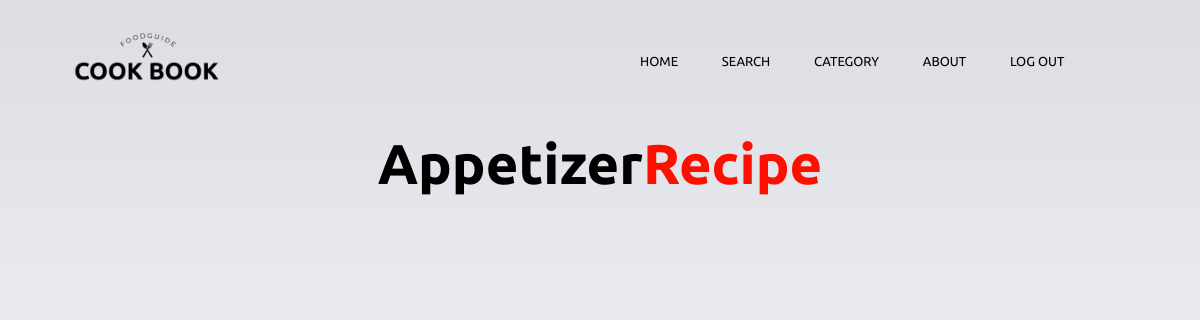
The app's page /recipe/app, older data.
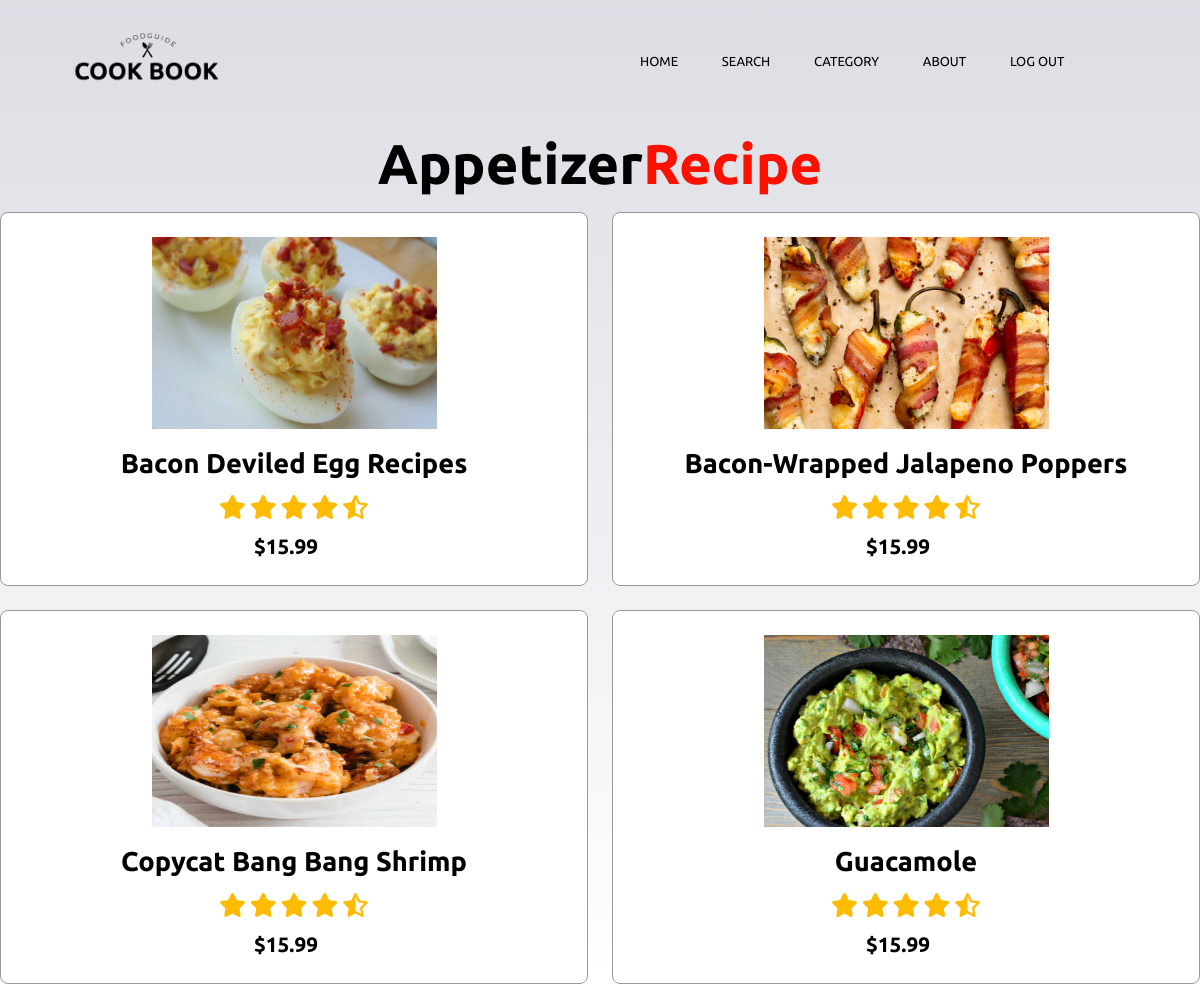
The same page, newer data.
### recipe/models.py (models this page shows, shortened)
class recipe(models.Model):
    class mode(models.TextChoices):
        dessert = "dessert"
        meat = "meat"
        halal = "halal"
        beverag = "beverag"
        ocovegen = "ocovegen"
        vegy = "vegetarian"
        appetizer = "appetizer"
    class level(models.TextChoices):
        free = "free"
        price = "pay only"
    pic = models.ImageField(upload_to="",blank=True,null=True)
    menu = models.CharField(max_length=100,default=None)
    ingredient_unit = models.TextField(blank=True)
    HowToDo = models.TextField(blank=True)
    ingredientInmenu =models.ManyToManyField(ingredient,blank=True,related_name="ingredientInrecipe")
    type = models.CharField(max_length=100,
        choices=mode.choices,
        default=None,
        )
    status = ''
    price = models.IntegerField(default=None, null=True)
    calorie = models.IntegerField(default=None, null=True)

### recipe/views.py (the view)
# urls.py: path('app', views.app, name="app"),
def app (request):
    return render(request,'recipe/app.html',{
        "recipes": recipe.objects.all(),
        })

### recipe/templates/Recipe/app.html (shortened to what this page needs)
{% extends 'Recipe/layout.html' %}
{% load static %}
{% block content %}
<body>
    <section class="header">
        <nav>
          <a href="{% url 'home' %}">
            {% load static %}
            <img src="{% static 'images/logo_2.png' %}" width="10%" /></a>
      <div class="nav-links" id="navLinks">
        <ul>
          <li><a href="{% url 'home' %}">Home</a></li>
          <li><a href="{% url 'home' %}">Search</a></li>
          <li><a href="#news">Category</a>
                <li><a href = "{% url 'recipe:vegy' %}" >Vegetarian</a></li></li>
            </ul>
          </div>
          <li><a href="#" class="About">About</a>
          </li>
          <li ><a href="{% url 'logout' %}">Log Out</a></li>
          <li ><a href="#">{{ user.username }}</a></li>
      </nav>
    <section class="dishes" id="dishes">
        <h1 class="heading">Appetizer<span>Recipe</span></h1>
        <div class="box-container">
        {% for list_menu in recipes %}
        {% if list_menu.type == "appetizer" %}
            <div class="box">
                <img class="image" src="{{list_menu.pic.url}}" style="width: 50%; ;"/><br>
                <a href = "{% url 'recipe:menu' list_menu.id %}" >
                <h3>{{list_menu.menu}}</h3></a>
                <div class="stars">
                <i class="fa fa-star"></i>
                <i class="fa fa-star"></i>
                <i class="fa fa-star"></i>
                <i class="fa fa-star"></i>
                <i class="fa fa-star-half-o"></i>
                </div>
                <span>$15.99</span><br><br>
            </div>
        {% endif %}
        {% endfor %}
      </div>
    </section>
</body>
    {% endblock %}

### recipe/templates/Recipe/layout.html (shortened to what this page needs)
{% load static %}
<!DOCTYPE html>
<html>
    <head>
        <link rel="stylesheet" href="https://stackpath.bootstrapcdn.com/font-awesome/4.7.0/css/font-awesome.min.css">
        <link rel="stylesheet" href="{%static 'css/style-cat.css'%}">
        <link rel="stylesheet" href="path/to/font-awesome/css/font-awesome.min.css">
    </head>
    <body>
    <main>
        {% block content %}
        {% endblock %}
      </main>
    </body>
</html>

### static/css/style-cat.css (style rules this page uses)
* { margin: 0; padding: 0; font-family: 'Ubuntu', sans-serif; box-sizing: border-box; text-decoration: none; outline: none; border: none; text-transform: capitalize; transition: all .2s linear; }
body { background-image: linear-gradient(rgba(205, 207, 216, 0.7),rgba(255, 255, 255, 0.7)), url(/static/images/bg7.jpg) ; background-size: cover; background-position: center; background-attachment: fixed; }
nav { display: flex; padding: 2% 6%; justify-content: space-between; align-items: center; }
nav img { width: 150px; }
.nav-links { flex: 1; text-align: right; }
.nav-links ul li { list-style: none; display: inline-block; padding: 20px 20px; position: relative; }
.nav-links ul li a { color: black; text-decoration: none; text-transform: uppercase; font-size: 13px; }
.nav-links ul li::after { content: ''; width: 0%; height: 2px; background: #f44336; display: block; margin: auto; }
.heading { text-align: center; font-size: 3.5rem; padding: 1rem; color: #666; }
.heading span { color: #f44336; }
.heading { text-align: center; font-size: 3.5rem; padding: 1rem; color: rgb(0, 0, 0); }
.heading span { color: #fa1100; }
.dishes .box-container { display: grid; grid-template-columns: repeat(auto-fit, minmax(28rem, 1fr)); gap: 1.5rem; }
.dishes .box-container .box { padding: 0.5rem; background: #fff; border-radius: .5rem; border: .1rem solid rgb(153, 151, 151); box-shadow: box-shadow; position: relative; overflow: hidden; text-align: center; }
.dishes .box-container .box .image { height: 12rem; margin: 1rem 0; }
.dishes .box-container .box h3 { color: black; font-size: 1.7rem; }
.dishes .box-container .box .stars { padding: 1rem 0; }
.dishes .box-container .box .stars i { font-size: 1.5rem; color: rgb(255, 187, 0); }
.dishes .box-container .box span { color: black; font-weight: bolder; margin-right: 1rem; font-size: 1.3rem; }

Row changes from the older to the newer data that the page shows:
added recipe: pic (picture), menu "Bacon Deviled Egg Recipes"
added recipe: pic (picture), menu "Bacon-Wrapped Jalapeno Poppers"
added recipe: pic (picture), menu "Copycat Bang Bang Shrimp"
added recipe: pic (picture), menu "Guacamole"
